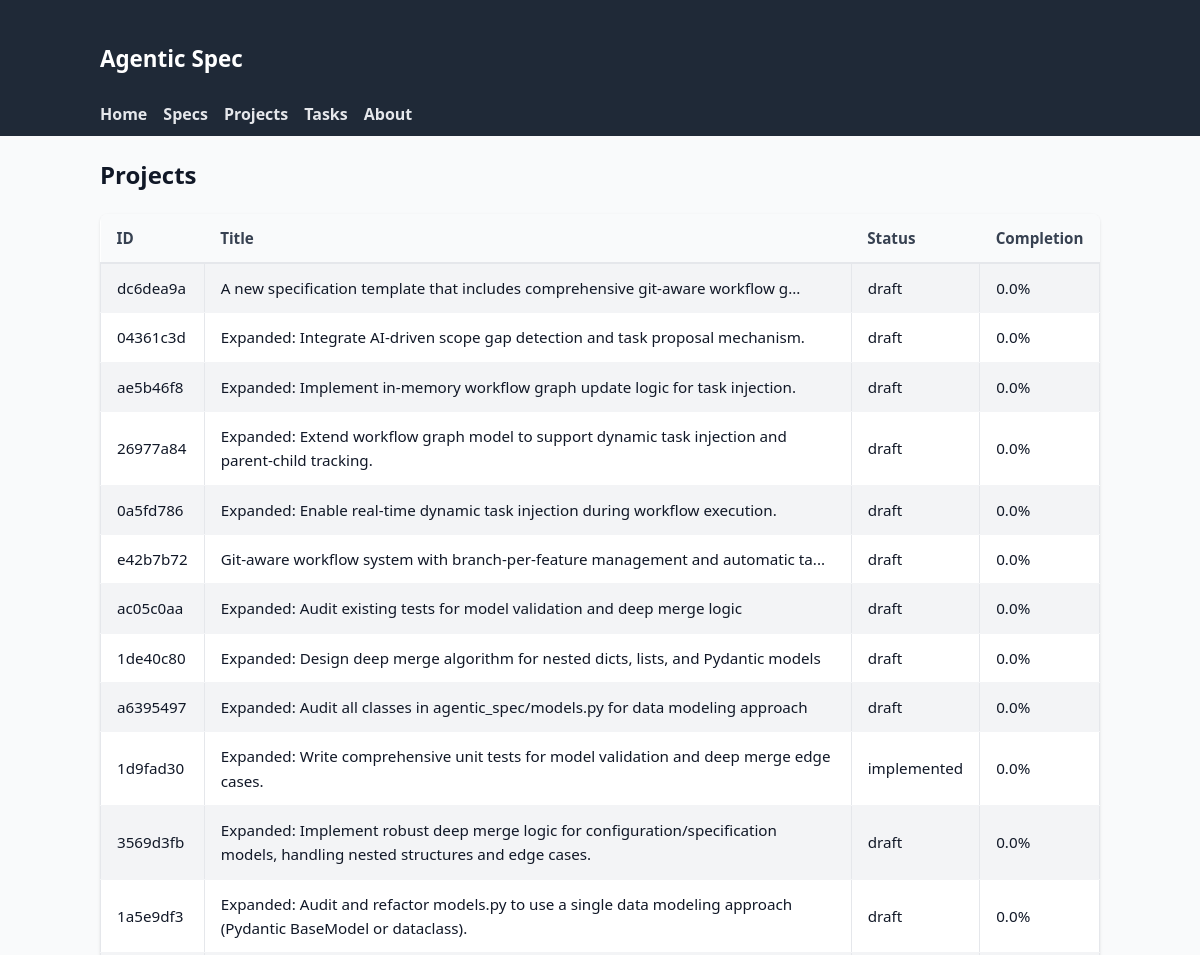
Page /projects (upper part) on the earlier database version.
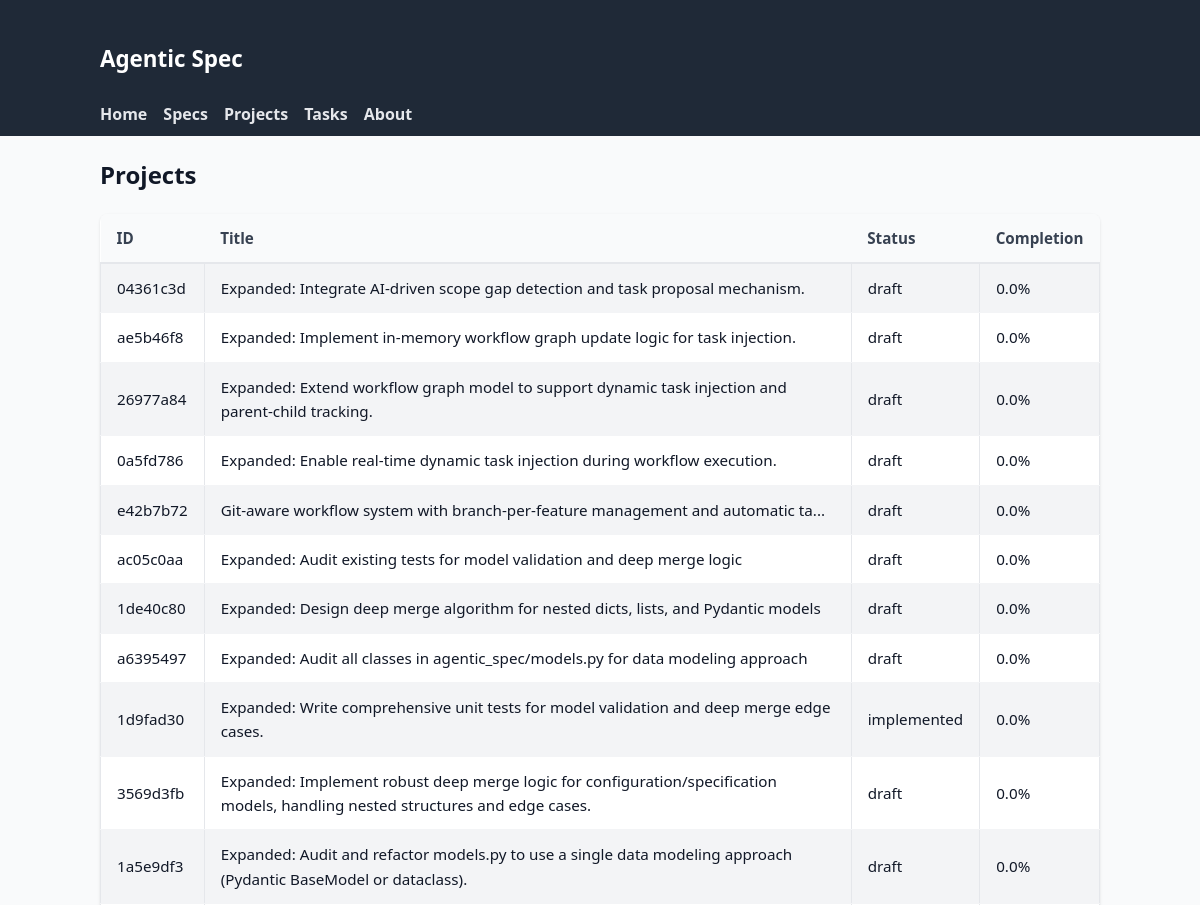
Same page on the later database version.
### tables this page shows
CREATE TABLE specifications (
                id TEXT PRIMARY KEY,
                title TEXT NOT NULL,
                inherits TEXT DEFAULT '[]',
                created TIMESTAMP NOT NULL,
                updated TIMESTAMP NOT NULL,
                version TEXT NOT NULL,
                status TEXT NOT NULL,
                parent_spec_id TEXT,
                child_spec_ids TEXT DEFAULT '[]',
                context TEXT NOT NULL,
                requirements TEXT NOT NULL,
                review_notes TEXT DEFAULT '[]',
                context_parameters TEXT,
                -- Enhanced tracking fields
                workflow_status TEXT DEFAULT 'created',
                is_completed BOOLEAN DEFAULT FALSE,
                completed_at TIMESTAMP,
                last_accessed TIMESTAMP,
                completion_percentage REAL DEFAULT 0.0,
                priority INTEGER DEFAULT 5,
                -- Lifecycle timestamps
                reviewed_at TIMESTAMP,
                approved_at TIMESTAMP,
                implemented_at TIMESTAMP,
                -- Metadata tracking
                created_by TEXT DEFAULT 'system',
                last_updated_by TEXT DEFAULT 'system',
                tags TEXT DEFAULT '[]'
            );

### agentic_spec/web_ui.py (the view)
@app.get("/projects", response_class=HTMLResponse)
async def list_projects(request: Request):
    async with await get_db_manager() as manager:
        specs = await manager.backend.list_specifications()
        projects = []
        for spec in specs:
            projects.append(
                {
                    "id": spec.id,
                    "title": spec.title,
                    "status": spec.status.value,
                    "workflow_status": spec.workflow_status.value,
                    "created": spec.created,
                    "updated": spec.updated,
                    "completion_percentage": spec.completion_percentage,
                    "is_completed": spec.is_completed,
                    "priority": spec.priority,
                    "tags": spec.tags,
                }
            )
        ctx = base_context(request, title="Projects")
        ctx["projects"] = projects
        return templates.TemplateResponse("project_list.html", ctx)

### agentic_spec/web_templates/project_list.html
{% extends 'base.html' %}
{% block content %}
<h2>Projects</h2>
<table>
  <thead>
    <tr>
      <th>ID</th>
      <th>Title</th>
      <th>Status</th>
      <th>Completion</th>
    </tr>
  </thead>
  <tbody>
    {% for p in projects %}
    <tr>
      <td><a href="/specs/{{ p.id }}">{{ p.id }}</a></td>
      <td><a href="/specs/{{ p.id }}">{{ p.title }}</a></td>
      <td><a href="/specs/{{ p.id }}">{{ p.status }}</a></td>
      <td>{{ p.completion_percentage }}%</td>
    </tr>
    {% else %}
    <tr><td colspan="4">No projects available.</td></tr>
    {% endfor %}
  </tbody>
</table>
{% endblock %}

Differences in the rows shown:
removed specifications: id "dc6dea9a", title "A new specification template that includes comprehensive git-aware workflow g...", status "draft", completion_percentage "0.0"
